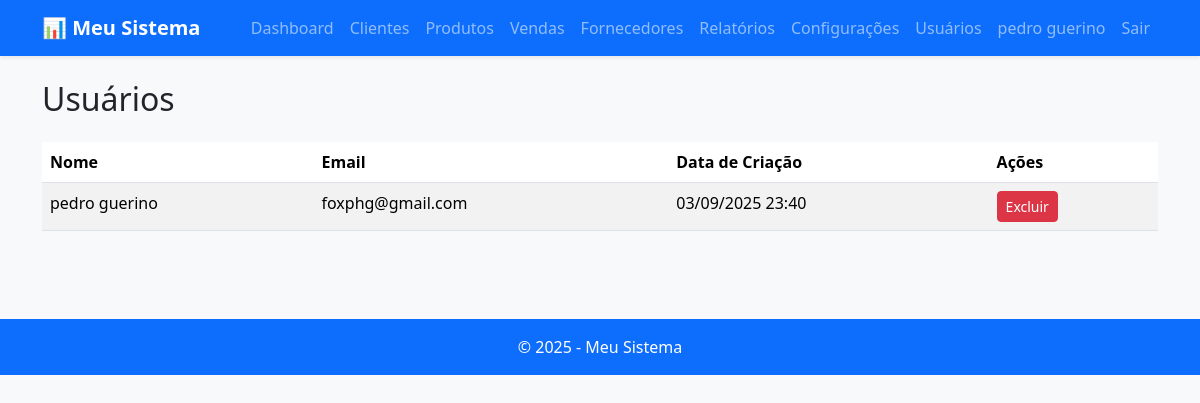
Screenshot of /users (signed in) with the database file from the repository.
### app/models.py (models this page shows, shortened)
class User(UserMixin, db.Model):
    id = db.Column(db.Integer, primary_key=True)
    username = db.Column(db.String(150), nullable=False, unique=True)
    email = db.Column(db.String(150), nullable=False, unique=True)
    password_hash = db.Column(db.String(256), nullable=False)
    created_at = db.Column(db.DateTime, default=datetime.utcnow)

### app/routes.py (the view)
@main.route('/users')
@login_required
def users():
    all_users = User.query.all()
    return render_template('users.html', users=all_users)

### app/models.py (called while the page is built)
@login_manager.user_loader
def load_user(user_id):
    return User.query.get(int(user_id))

### app/templates/users.html (shortened to what this page needs)
{% extends "base.html" %}
{% block content %}
<h2 class="mb-4">Usuários</h2>
<table class="table table-striped table-hover">
  <thead>
    <tr>
      <th>Nome</th>
      <th>Email</th>
      <th>Data de Criação</th>
      <th>Ações</th>
    </tr>
  </thead>
  <tbody>
    {% for user in users %}
      <tr>
        <td>{{ user.username }}</td>
        <td>{{ user.email }}</td>
        <td>{{ user.created_at.strftime('%d/%m/%Y %H:%M') }}</td>
        <td>
          <form method="POST" action="{{ url_for('main.delete_user', uid=user.id) }}" style="display:inline;" onsubmit="return confirm('Tem certeza que deseja deletar este usuário?');">
            <button type="submit" class="btn btn-sm btn-danger">Excluir</button>
          </form>
        </td>
      </tr>
    {% endfor %}
  </tbody>
</table>
{% endblock %}

### app/templates/base.html (shortened to what this page needs)
<!DOCTYPE html>
<html lang="pt-BR">
<head>
  <link href="https://cdn.jsdelivr.net/npm/bootstrap@5.3.3/dist/css/bootstrap.min.css" rel="stylesheet">
  <link href="https://cdn.jsdelivr.net/npm/bootstrap-icons/font/bootstrap-icons.css" rel="stylesheet">
  <link rel="stylesheet" href="{{ url_for('static', filename='css/style.css') }}"></head>
<body class="bg-light">
  <nav class="navbar navbar-expand-lg navbar-dark bg-primary shadow-sm">
    <div class="container">
      <a class="navbar-brand" href="{{ url_for('main.dashboard') }}">📊 Meu Sistema</a>
      <div class="collapse navbar-collapse" id="nav">
        <ul class="navbar-nav ms-auto">
          <li class="nav-item"><a class="nav-link" href="{{ url_for('main.dashboard') }}">Dashboard</a></li>
          <li class="nav-item"><a class="nav-link" href="{{ url_for('main.clientes') }}">Clientes</a></li>
          <li class="nav-item"><a class="nav-link" href="{{ url_for('main.produtos') }}">Produtos</a></li>
          <li class="nav-item"><a class="nav-link" href="{{ url_for('main.vendas') }}">Vendas</a></li>
          <li class="nav-item"><a class="nav-link" href="{{ url_for('main.fornecedores') }}">Fornecedores</a></li>
          <li class="nav-item"><a class="nav-link" href="{{ url_for('main.relatorios') }}">Relatórios</a></li>
          <li class="nav-item"><a class="nav-link" href="{{ url_for('main.configuracoes') }}">Configurações</a></li>
          {% if current_user.is_authenticated %}
            <li class="nav-item"><a class="nav-link" href="{{ url_for('main.users') }}">Usuários</a></li>
            <li class="nav-item"><a class="nav-link" href="#">{{ current_user.username }}</a></li>
            <li class="nav-item"><a class="nav-link" href="{{ url_for('main.logout') }}">Sair</a></li>
          {% else %}
            <li class="nav-item"><a class="nav-link" href="{{ url_for('main.login') }}">Login</a></li>
            <li class="nav-item"><a class="nav-link" href="{{ url_for('main.register') }}">Registrar</a></li>
          {% endif %}
        </ul>
      </div>
    </div>
  </nav>
  <main class="container py-4">
    {% block content %}{% endblock %}
  </main>
  <footer class="bg-primary text-white text-center py-3 mt-5">
    © {{ 2025 }} - Meu Sistema
  </footer>
  <script src="{{ url_for('static', filename='app.js') }}"></script></body>
</html>

### app/static/css/style.css (style rules this page uses)
body { font-family: 'Segoe UI', Tahoma, Geneva, Verdana, sans-serif; background:#f8f9fb; }
.navbar-brand { font-weight:700; }

### rows the page displays
User: username "pedro guerino", email "foxphg@gmail.com", created_at "03/09/2025 23:40"

### other values shown
{{ 2025 }} "2025"
